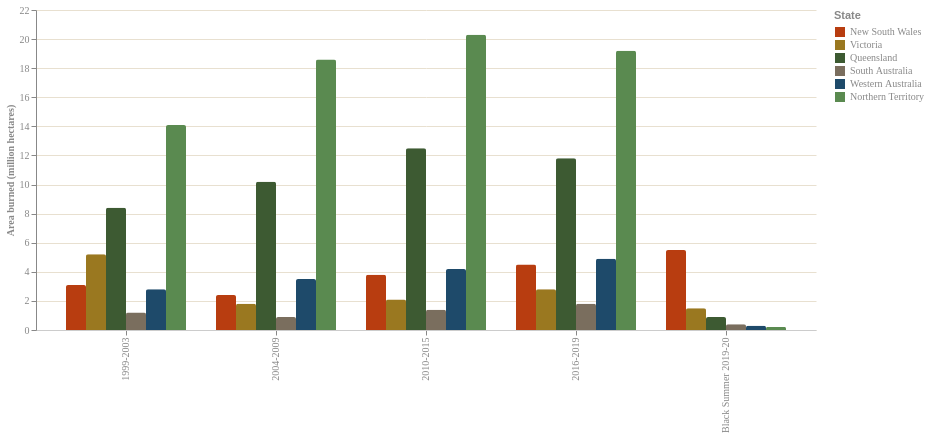

This figure's Vega-Lite source:
### Vega-Lite specification from a JSON file in a GitHub repository (floating-point values rounded to 4 significant figures)
{"$schema": "https://vega.github.io/schema/vega-lite/v5.json", "width": "container", "height": 320, "background": "transparent", "data": {"values": [{"era": "1999-2003", "state": "New South Wales", "area": 3.1}, {"era": "1999-2003", "state": "Victoria", "area": 5.2}, {"era": "1999-2003", "state": "Queensland", "area": 8.4}, {"era": "1999-2003", "state": "South Australia", "area": 1.2}, {"era": "1999-2003", "state": "Western Australia", "area": 2.8}, {"era": "1999-2003", "state": "Northern Territory", "area": 14.1}, {"era": "2004-2009", "state": "New South Wales", "area": 2.4}, {"era": "2004-2009", "state": "Victoria", "area": 1.8}, {"era": "2004-2009", "state": "Queensland", "area": 10.2}, {"era": "2004-2009", "state": "South Australia", "area": 0.9}, {"era": "2004-2009", "state": "Western Australia", "area": 3.5}, {"era": "2004-2009", "state": "Northern Territory", "area": 18.6}, {"era": "2010-2015", "state": "New South Wales", "area": 3.8}, {"era": "2010-2015", "state": "Victoria", "area": 2.1}, {"era": "2010-2015", "state": "Queensland", "area": 12.5}, {"era": "2010-2015", "state": "South Australia", "area": 1.4}, {"era": "2010-2015", "state": "Western Australia", "area": 4.2}, {"era": "2010-2015", "state": "Northern Territory", "area": 20.3}, {"era": "2016-2019", "state": "New South Wales", "area": 4.5}, {"era": "2016-2019", "state": "Victoria", "area": 2.8}, {"era": "2016-2019", "state": "Queensland", "area": 11.8}, {"era": "2016-2019", "state": "South Australia", "area": 1.8}, {"era": "2016-2019", "state": "Western Australia", "area": 4.9}, {"era": "2016-2019", "state": "Northern Territory", "area": 19.2}, {"era": "Black Summer 2019-20", "state": "New South Wales", "area": 5.5}, {"era": "Black Summer 2019-20", "state": "Victoria", "area": 1.5}, {"era": "Black Summer 2019-20", "state": "Queensland", "area": 0.9}, {"era": "Black Summer 2019-20", "state": "South Australia", "area": 0.4}, {"era": "Black Summer 2019-20", "state": "Western Australia", "area": 0.3}, {"era": "Black Summer 2019-20", "state": "Northern Territory", "area": 0.2}]}, "mark": {"type": "bar", "cornerRadiusTopLeft": 2, "cornerRadiusTopRight": 2}, "encoding": {"x": {"field": "era", "type": "ordinal", "sort": ["1999-2003", "2004-2009", "2010-2015", "2016-2019", "Black Summer 2019-20"], "axis": {"title": null, "labelColor": "#888", "labelFont": "DM Mono", "labelFontSize": 10, "grid": false, "domainColor": "#ccc"}}, "y": {"field": "area", "type": "quantitative", "title": "Area burned (million hectares)", "axis": {"titleColor": "#888", "labelColor": "#888", "titleFont": "DM Mono", "labelFont": "DM Mono", "titleFontSize": 10, "grid": true, "gridColor": "#e8e0d0"}}, "color": {"field": "state", "type": "nominal", "scale": {"domain": ["New South Wales", "Victoria", "Queensland", "South Australia", "Western Australia", "Northern Territory"], "range": ["#b83d10", "#9a7820", "#3d5a32", "#7a6e5e", "#1e4a6a", "#5a8a50"]}, "legend": {"title": "State", "labelColor": "#888", "titleColor": "#888", "labelFont": "DM Mono", "orient": "right"}}, "xOffset": {"field": "state", "type": "nominal"}, "tooltip": [{"field": "era", "title": "Fire Era"}, {"field": "state", "title": "State"}, {"field": "area", "title": "Area burned (million hectares)", "format": ".1f"}]}, "config": {"view": {"stroke": null}}}
